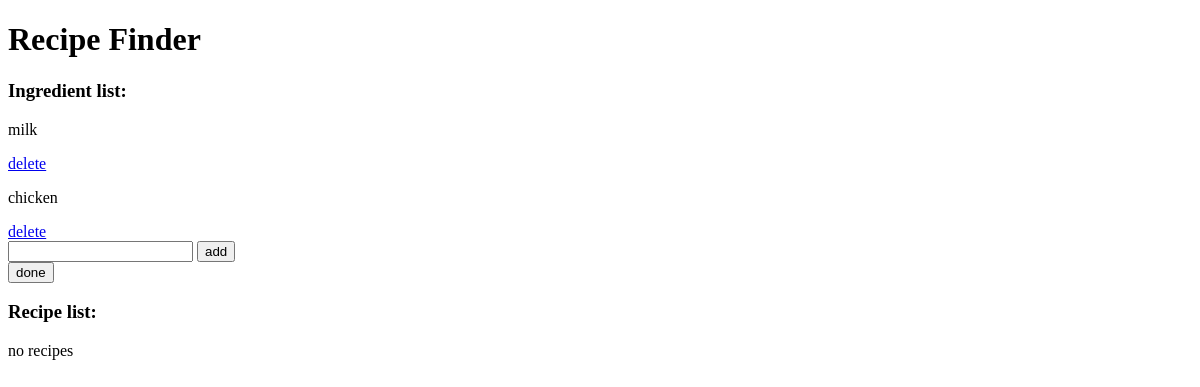
The app's page /recipefinder/, older data.
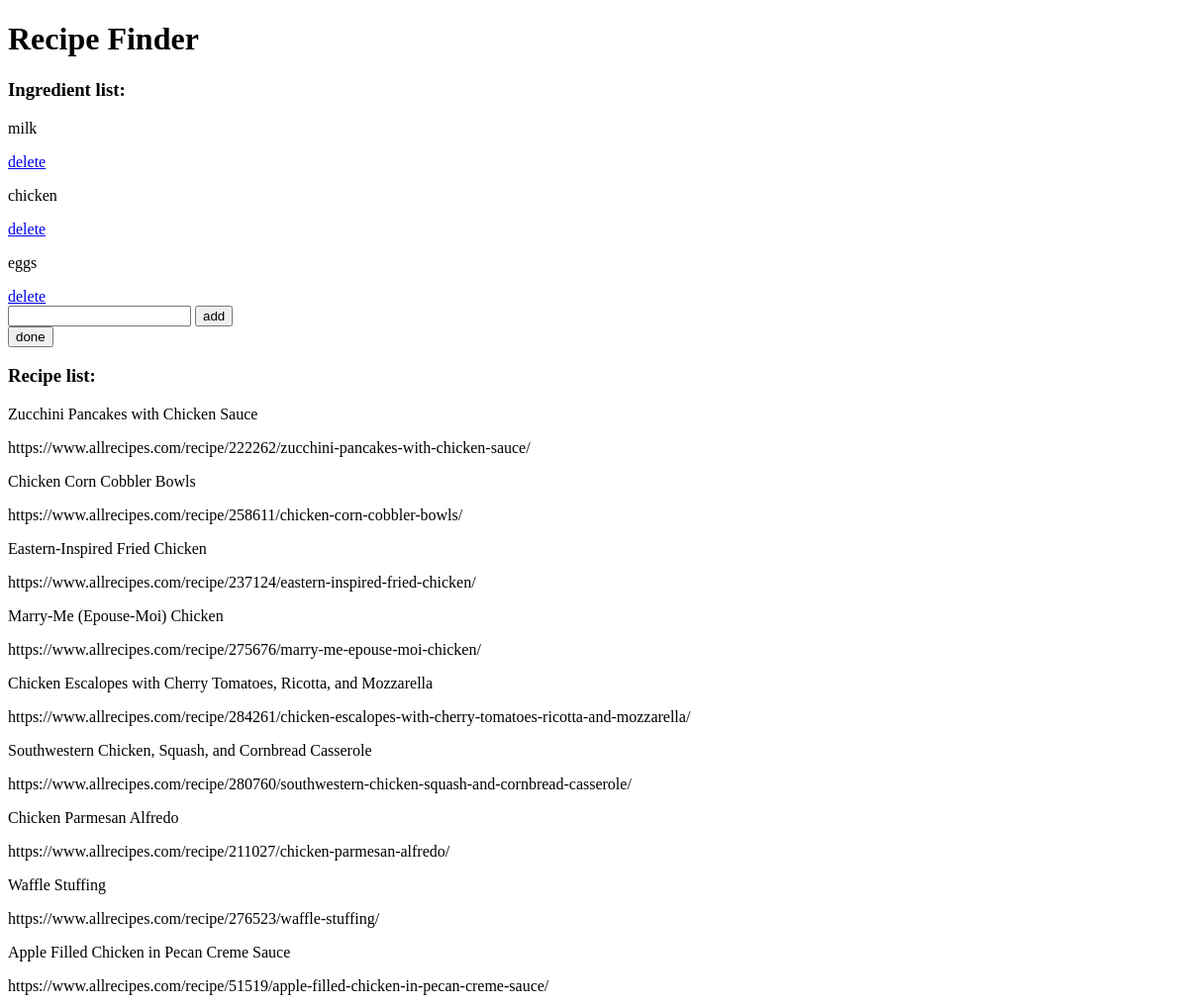
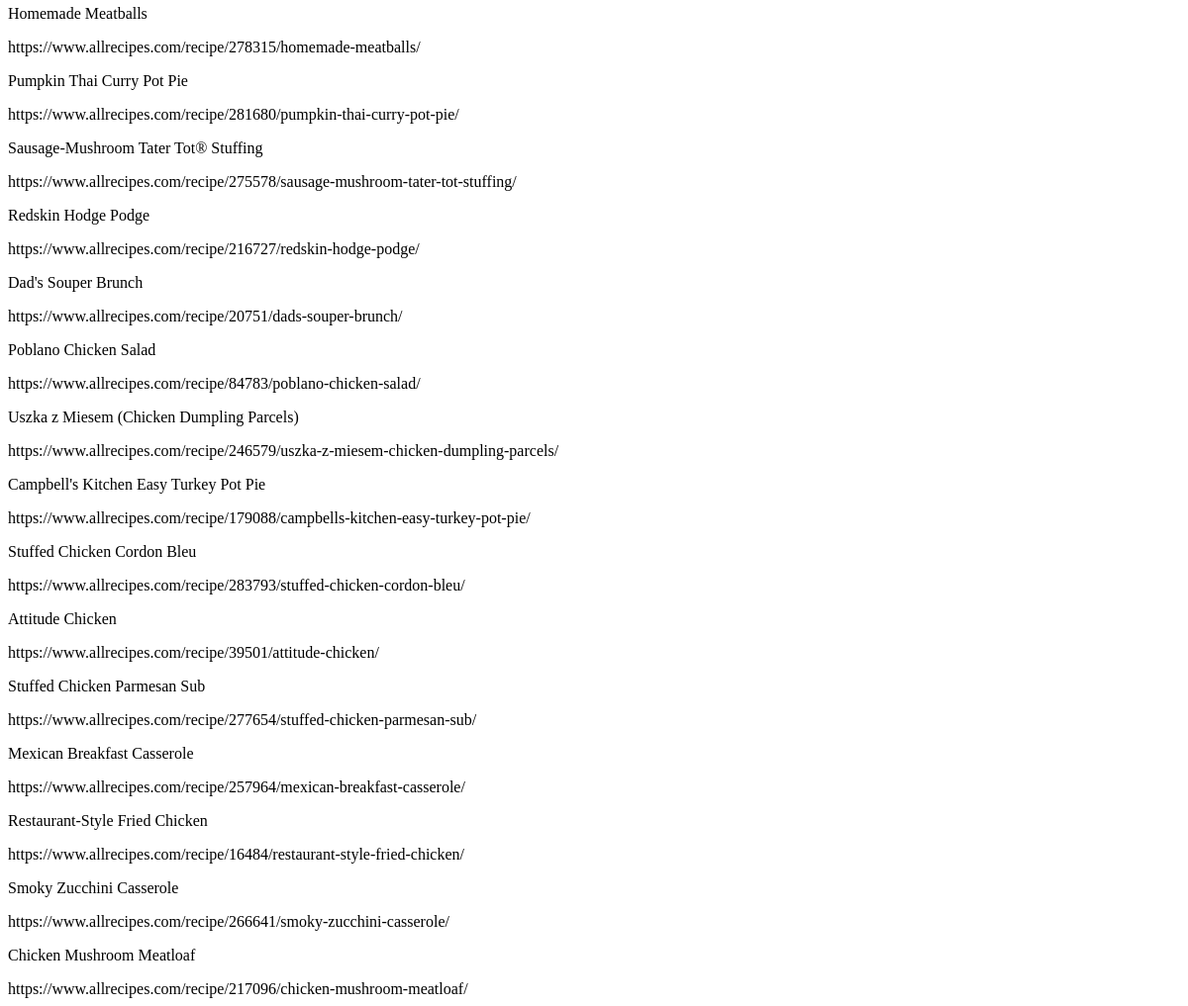
The same page, newer data (2 pictures, top to bottom).
### base/models.py (models this page shows, shortened)
class Ingredient(models.Model):
    name = models.TextField(null=True, blank=True)

class RecipeList(models.Model):
    recipe_name = models.TextField(null=True, blank=True)
    link = models.TextField(null=True, blank=True)
    prep_time = models.IntegerField(null=True, blank=True)

### base/views.py (the view, shortened to what this page needs)
# urls.py: path('recipefinder/', RecipeFinderHome.as_view(), name='recipe-finder'),
class RecipeFinderHome(TemplateView):
    template_name = "base/recipe_home.html"
    def get_context_data(self, **kwargs):
        context = super(RecipeFinderHome, self).get_context_data(**kwargs)
        context['ingredients'] = Ingredient.objects.all()
        context['recipe_list'] = RecipeList.objects.all()
        return context

### base/templates/base/recipe_home.html (shortened to what this page needs)
<!DOCTYPE html>
<html lang="en">
<head>
</head>
<body>
    <h1>Recipe Finder</h1>
    <h3>Ingredient list:</h3>
    {% for i in ingredients %}
        <p>{{i.name}}</p>
        <a href="{% url 'ingredient-update' i.id %}">delete</a>
    {% empty %}
        <p>no items</p>
    {% endfor %}
    <form method="POST">
        <input placeholder="" name="input">
        <button type="submit" name="add_button">add</button>
    </form>
    <form method="POST">
        <button type="submit" name="done_button">done</button>
    </form>
    <h3>Recipe list:</h3>
    {% for i in recipe_list %}
        <p>{{i.recipe_name}}</p>
        <a>{{i.link}}</a>
    {% empty %}
        <p>no recipes</p>
    {% endfor %}
</body>
</html>

Row changes from the older to the newer data that the page shows:
added Ingredient: name "eggs"
added RecipeList: recipe_name "Zucchini Pancakes with Chicken Sauce", link "https://www.allrecipes.com/recipe/222262/zucchini-pancakes-with-chicken-sauce/"
added RecipeList: recipe_name "Chicken Corn Cobbler Bowls", link "https://www.allrecipes.com/recipe/258611/chicken-corn-cobbler-bowls/"
added RecipeList: recipe_name "Eastern-Inspired Fried Chicken", link "https://www.allrecipes.com/recipe/237124/eastern-inspired-fried-chicken/"
added RecipeList: recipe_name "Marry-Me (Epouse-Moi) Chicken", link "https://www.allrecipes.com/recipe/275676/marry-me-epouse-moi-chicken/"
added RecipeList: recipe_name "Chicken Escalopes with Cherry Tomatoes, Ricotta, and Mozzarella", link "https://www.allrecipes.com/recipe/284261/chicken-escalopes-with-cherry-tomatoes-ricotta-and-mozzarella/"
added RecipeList: recipe_name "Southwestern Chicken, Squash, and Cornbread Casserole", link "https://www.allrecipes.com/recipe/280760/southwestern-chicken-squash-and-cornbread-casserole/"
added RecipeList: recipe_name "Chicken Parmesan Alfredo", link "https://www.allrecipes.com/recipe/211027/chicken-parmesan-alfredo/"
added RecipeList: recipe_name "Waffle Stuffing", link "https://www.allrecipes.com/recipe/276523/waffle-stuffing/"
added RecipeList: recipe_name "Apple Filled Chicken in Pecan Creme Sauce", link "https://www.allrecipes.com/recipe/51519/apple-filled-chicken-in-pecan-creme-sauce/"
added RecipeList: recipe_name "Homemade Meatballs", link "https://www.allrecipes.com/recipe/278315/homemade-meatballs/"
added RecipeList: recipe_name "Pumpkin Thai Curry Pot Pie", link "https://www.allrecipes.com/recipe/281680/pumpkin-thai-curry-pot-pie/"
added RecipeList: recipe_name "Sausage-Mushroom Tater Tot® Stuffing", link "https://www.allrecipes.com/recipe/275578/sausage-mushroom-tater-tot-stuffing/"
added RecipeList: recipe_name "Redskin Hodge Podge", link "https://www.allrecipes.com/recipe/216727/redskin-hodge-podge/"
added RecipeList: recipe_name "Dad's Souper Brunch", link "https://www.allrecipes.com/recipe/20751/dads-souper-brunch/"
added RecipeList: recipe_name "Poblano Chicken Salad", link "https://www.allrecipes.com/recipe/84783/poblano-chicken-salad/"
added RecipeList: recipe_name "Uszka z Miesem (Chicken Dumpling Parcels)", link "https://www.allrecipes.com/recipe/246579/uszka-z-miesem-chicken-dumpling-parcels/"
added RecipeList: recipe_name "Campbell's Kitchen Easy Turkey Pot Pie", link "https://www.allrecipes.com/recipe/179088/campbells-kitchen-easy-turkey-pot-pie/"
added RecipeList: recipe_name "Stuffed Chicken Cordon Bleu", link "https://www.allrecipes.com/recipe/283793/stuffed-chicken-cordon-bleu/"
added RecipeList: recipe_name "Attitude Chicken", link "https://www.allrecipes.com/recipe/39501/attitude-chicken/"
added RecipeList: recipe_name "Stuffed Chicken Parmesan Sub", link "https://www.allrecipes.com/recipe/277654/stuffed-chicken-parmesan-sub/"
added RecipeList: recipe_name "Mexican Breakfast Casserole", link "https://www.allrecipes.com/recipe/257964/mexican-breakfast-casserole/"
added RecipeList: recipe_name "Restaurant-Style Fried Chicken", link "https://www.allrecipes.com/recipe/16484/restaurant-style-fried-chicken/"
added RecipeList: recipe_name "Smoky Zucchini Casserole", link "https://www.allrecipes.com/recipe/266641/smoky-zucchini-casserole/"
added RecipeList: recipe_name "Chicken Mushroom Meatloaf", link "https://www.allrecipes.com/recipe/217096/chicken-mushroom-meatloaf/"
Text that changed along with them:
text no longer shown: "no recipes"
